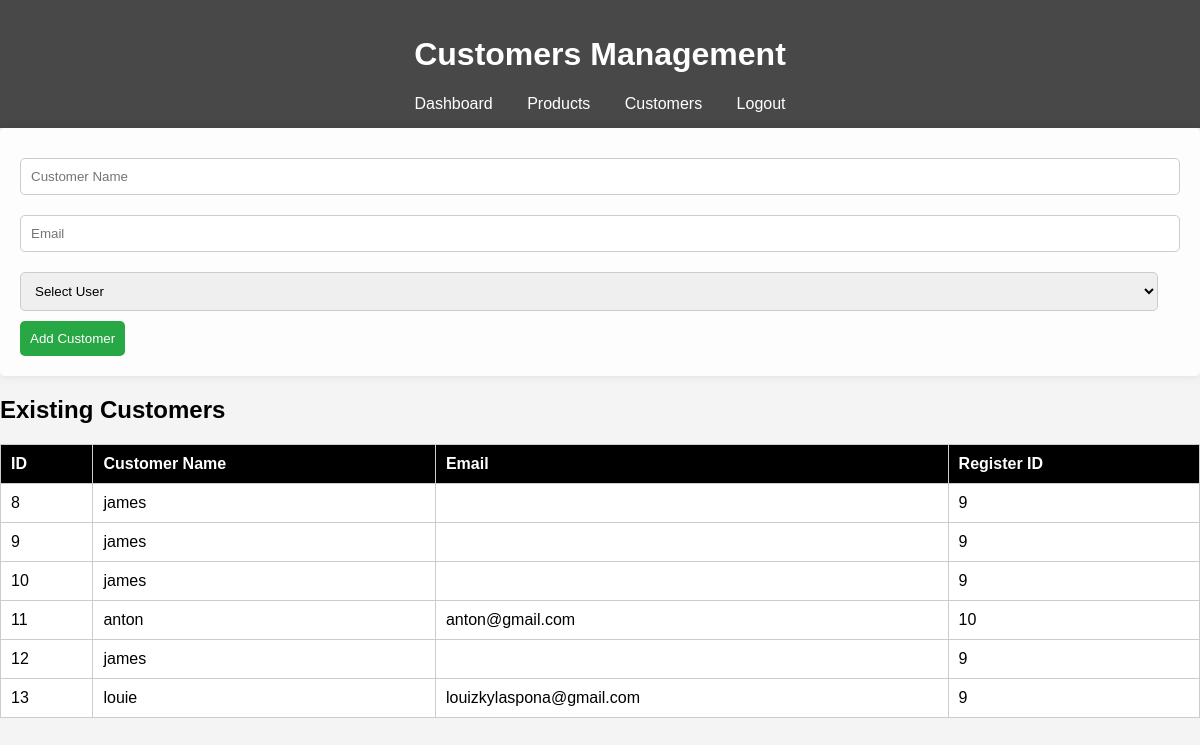
The app's page /customers.php (signed in) with its own data.
### tables this page shows
CREATE TABLE `customers` (
  `customer_id` int(11) NOT NULL,
  `customer_name` varchar(100) NOT NULL,
  `email` varchar(100) NOT NULL,
  `created_at` timestamp NOT NULL DEFAULT current_timestamp(),
  `register_id` int(10) NOT NULL
);

### customers.php (the view, shortened to what this page needs)
<?php
include('db_connection.php');
$query = "SELECT * FROM customers";
$result = mysqli_query($conn, $query);
?>
<!DOCTYPE html>
<html>
<head>
</head>
<body>
    <header>
        <h1>Customers Management</h1>
        <nav>
            <a href="dashboard.php">Dashboard</a>
            <a href="products.php">Products</a>
            <a href="customers.php">Customers</a>
            <a class="logout" href="logout.php">Logout</a>
        </nav>
    </header>
    <main>
        <form method="POST" action="">
            <input type="text" name="customer_name" placeholder="Customer Name" required>
            <input type="email" name="email" placeholder="Email" required>
            <select name="register_id" required>
                <option value="">Select User</option>
            </select>
            <button type="submit">Add Customer</button>
        </form>
        <h2>Existing Customers</h2>
        <table>
            <tr>
                <th>ID</th>
                <th>Customer Name</th>
                <th>Email</th>
                <th>Register ID</th>
            </tr>
            <?php while ($row = mysqli_fetch_assoc($result)): ?>
            <tr>
                <td><?php echo htmlspecialchars($row['customer_id']); ?></td>
                <td><?php echo htmlspecialchars($row['customer_name']); ?></td>
                <td><?php echo htmlspecialchars($row['email']); ?></td>
                <td><?php echo htmlspecialchars($row['register_id']); ?></td>
            </tr>
            <?php endwhile; ?>
        </table>
    </main>
</body>
</html>

### customers.php (style rules this page uses)
body { font-family: Arial, sans-serif; background-color: #f4f4f4; margin: 0; padding: 0; background-image: url('https://media4.giphy.com/media/v1.Y2lkPTc5MGI3NjExZDg4ODZ2Z2dqMDRyb3dodzJtcXI4dGVwbTBtN2UyaHVsYWVrdDExcCZlcD12MV9pbnRlcm5hbF9naWZfYnlfaWQmY3Q9Zw/xTiTnxpQ3ghPiB2Hp6/giphy.webp'); background-size: cover; background-position: center; }
header { background: rgba(0, 0, 0, 0.7); color: white; padding: 15px; text-align: center; }
nav a { color: white; text-decoration: none; margin: 0 15px; }
table { width: 100%; border-collapse: collapse; margin-top: 20px; background: white; }
th, td { padding: 10px; border: 1px solid #ccc; text-align: left; }
th { background-color: black; color: white; }
form { background: rgba(255, 255, 255, 0.8); padding: 20px; border-radius: 5px; box-shadow: 0 0 10px rgba(0, 0, 0, 0.1); }
input, select { width: calc(100% - 22px); padding: 10px; margin: 10px 0; border: 1px solid #ccc; border-radius: 5px; }
button { background: #28a745; color: white; border: none; padding: 10px; cursor: pointer; border-radius: 5px; }

### records on screen
customers: customer_id "8", customer_name "james", register "9"
customers: customer_id "9", customer_name "james", register "9"
customers: customer_id "10", customer_name "james", register "9"
customers: customer_id "11", customer_name "anton", email "anton@gmail.com", register "10"
customers: customer_id "12", customer_name "james", register "9"
customers: customer_id "13", customer_name "louie", email "louizkylaspona@gmail.com", register "9"
